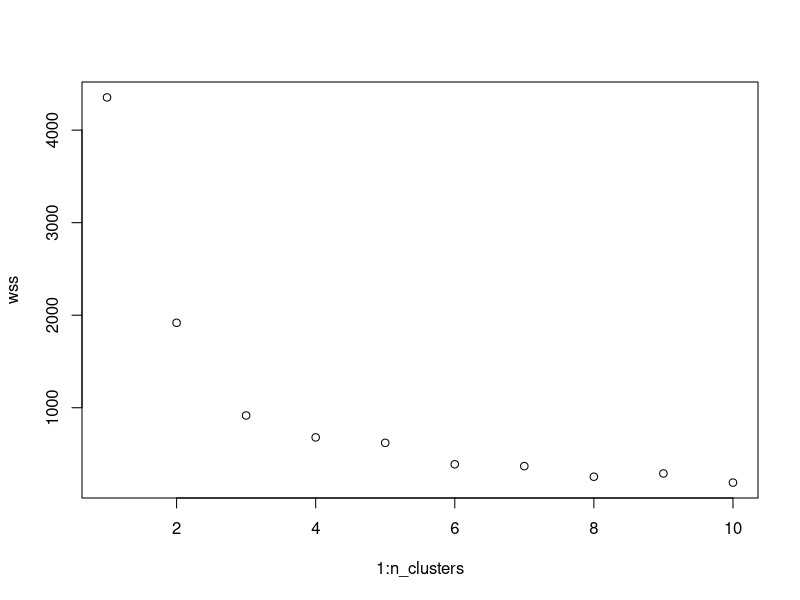
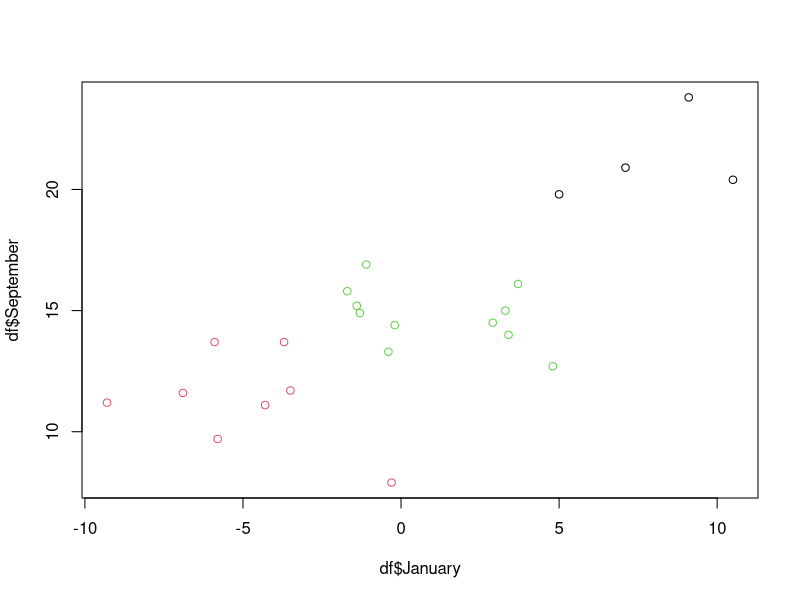

Write the R code that produced these figures, in order.
## ---- chunk 1
#| echo: true
#| eval: true
#| warning: false
library(tidyverse)

temp <- read.table('../include/data/unsupervised/temperature.csv', header = TRUE, sep = ";", dec = '.', row.names = 1)
df <- temp[1:23, 1:12]
city <- row.names(temp[1:23,])

model <- kmeans(df, centers = 3)
## ---- chunk 2
#| echo: true
#| eval: true
#| warning: false
model
## ---- chunk 3
#| echo: true
#| eval: true
#| warning: false
n_clusters <- 10
wss <- numeric(n_clusters)
for (i in 1:n_clusters) {
  model <- kmeans(df, centers = i)
  wss[i] <- model$tot.withinss
}
plot(1:n_clusters, wss)
## ---- chunk 4
#| echo: true
#| eval: true
#| warning: false
model <- kmeans(df, centers = 3)
plot(df$January, df$September, col = model$cluster)
